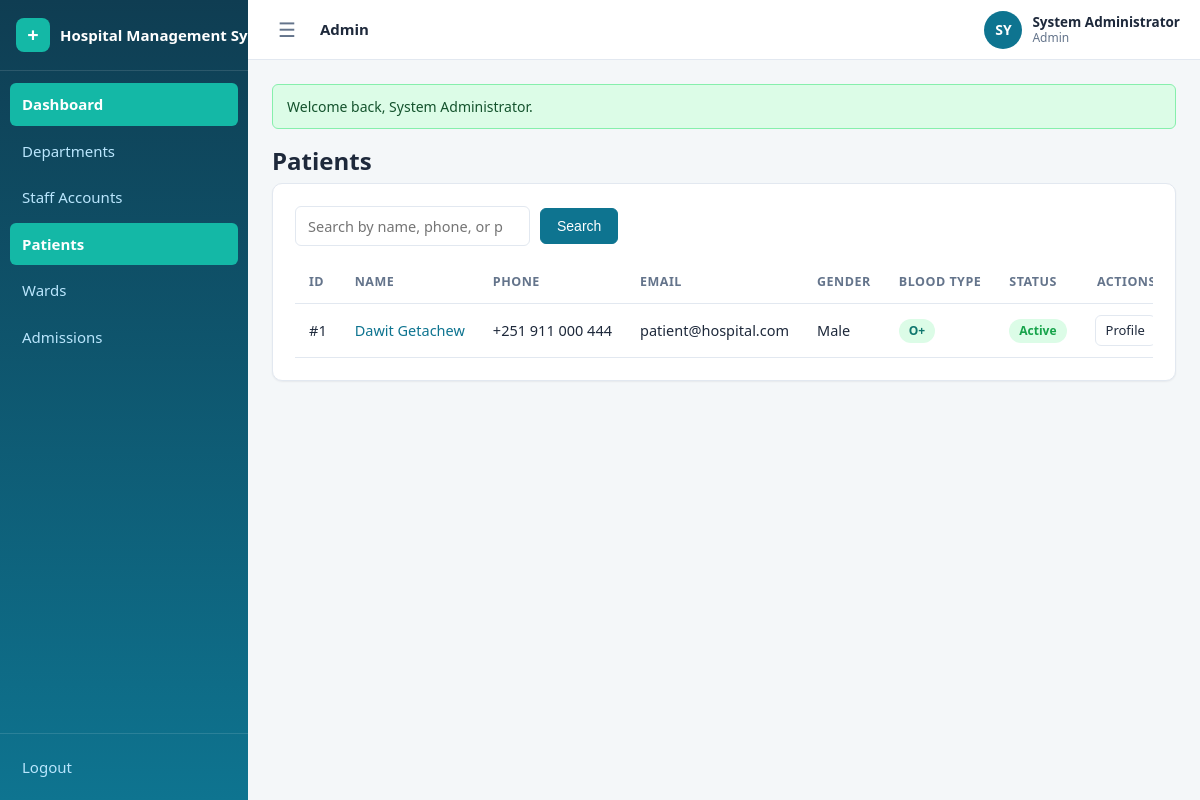
Screenshot of /admin/patients (signed in) with the database file from the repository.
### tables this page shows
CREATE TABLE IF NOT EXISTS patients (
    id                      INT UNSIGNED AUTO_INCREMENT PRIMARY KEY,
    user_id                 INT UNSIGNED NOT NULL,
    date_of_birth           DATE DEFAULT NULL,
    gender                  ENUM('male','female','other') DEFAULT NULL,
    address                 VARCHAR(255) DEFAULT NULL,
    emergency_contact_name  VARCHAR(100) DEFAULT NULL,
    emergency_contact_phone VARCHAR(30)  DEFAULT NULL,
    blood_type              ENUM('A+','A-','B+','B-','AB+','AB-','O+','O-') DEFAULT NULL,
    allergies               TEXT DEFAULT NULL,
    created_at              TIMESTAMP NOT NULL DEFAULT CURRENT_TIMESTAMP,
    UNIQUE KEY uq_patients_user (user_id),
    CONSTRAINT fk_patients_user FOREIGN KEY (user_id) REFERENCES users(id) ON DELETE CASCADE
);

CREATE TABLE IF NOT EXISTS users (
    id             INT UNSIGNED AUTO_INCREMENT PRIMARY KEY,
    role           ENUM('admin','doctor','receptionist','patient','nurse','pharmacist','lab_technician') NOT NULL,
    name           VARCHAR(100) NOT NULL,
    email          VARCHAR(150) NOT NULL,
    password       VARCHAR(255) NOT NULL,
    phone          VARCHAR(30)  DEFAULT NULL,
    photo          VARCHAR(255) DEFAULT NULL,
    status         ENUM('active','inactive') NOT NULL DEFAULT 'active',
    last_login_at  DATETIME DEFAULT NULL,
    created_at     TIMESTAMP NOT NULL DEFAULT CURRENT_TIMESTAMP,
    updated_at     TIMESTAMP NOT NULL DEFAULT CURRENT_TIMESTAMP ON UPDATE CURRENT_TIMESTAMP,
    UNIQUE KEY uq_users_email (email)
);

### config/helpers.php (called while the page is built, shortened)
<?php
function e($value): string
{
    return htmlspecialchars((string) $value, ENT_QUOTES, 'UTF-8');
}
function url(string $path = ''): string
{
    return BASE_URL . '/' . ltrim($path, '/');
}
function render_partial(string $view, array $data = []): string
{
    extract($data, EXTR_SKIP);
    require APP_ROOT . '/views/' . $view . '.php';
    return ob_get_clean();
}
function view(string $view, array $data = [], string $layout = 'app'): void
{
    $content = render_partial($view, $data);
}

### controllers/PatientController.php (called while the page is built, shortened)
<?php
class PatientController
{
    public function index(): void
    {
        $user   = require_role('admin', 'receptionist');
        $q      = trim($_GET['q'] ?? '');
        $patients = Patient::search($q);
        view('patients/index', [
            'patients' => $patients,
            'q'        => $q,
            'isAdmin'  => $user['role'] === 'admin',
            'roleHome' => $user['role'] === 'receptionist' ? '/receptionist' : '/admin',
        ]);
    }
}

### public/index.php (called while the page is built, shortened)
<?php
require_once __DIR__ . '/../config/config.php';
$method = $_SERVER['REQUEST_METHOD'];
$path   = '/' . trim($_GET['url'] ?? '', '/');
if ($path !== '/') {
    $path = rtrim($path, '/');
}
[$controllerClass, $action, $params] = dispatch($routes, $method, $path);
$controller = new $controllerClass();
call_user_func_array([$controller, $action], [$params]);
function dispatch(array $routes, string $method, string $path): array
{
    foreach ($routes[$method] ?? [] as $pattern => $handler) {
        $params = match_route($pattern, $path);
        if ($params !== null) {
            return [$handler[0], $handler[1], $params];
        }
    }
    exit;
}
function match_route(string $pattern, string $path): ?array
{
    $patternParts = explode('/', trim($pattern, '/'));
    $pathParts    = $path === '/' ? [''] : explode('/', trim($path, '/'));
    if (count($patternParts) !== count($pathParts)) {
        return null;
    }
    $params = [];
    return $params;
}

### config/config.php (called while the page is built, shortened)
<?php
spl_autoload_register(function (string $class): void {
    foreach (['controllers', 'models'] as $dir) {
        $file = APP_ROOT . '/' . $dir . '/' . $class . '.php';
        if (is_file($file)) {
            return;
        }
    }
});
require_once APP_ROOT . '/config/database.php';
function db(): PDO
{
    return Database::getInstance();
}
require_once APP_ROOT . '/config/helpers.php';

### config/database.php (called while the page is built, shortened)
<?php
final class Database
{
    private static ?PDO $instance = null;
    public static function getInstance(): PDO
    {
        if (self::$instance === null) {
            $dsn = 'mysql:host=' . DB_HOST . ';port=' . DB_PORT . ';dbname=' . DB_NAME . ';charset=' . DB_CHARSET;
            try {
                self::$instance = new PDO($dsn, DB_USER, DB_PASS, [
                    PDO::ATTR_ERRMODE            => PDO::ERRMODE_EXCEPTION,
                    PDO::ATTR_DEFAULT_FETCH_MODE => PDO::FETCH_ASSOC,
                    PDO::ATTR_EMULATE_PREPARES   => false,
                ]);
            } catch (PDOException $e) {
                die('Database connection failed: ' . e($e->getMessage()));
            }
        }
        return self::$instance;
    }
}

### models/Patient.php (called while the page is built, shortened)
<?php
class Patient
{
    public static function search(string $term = ''): array
    {
        $term = trim($term);
        $stmt = db()->prepare(
            'SELECT p.id, p.gender, p.blood_type, p.created_at AS profile_created_at,
                    u.name, u.email, u.phone, u.status, u.created_at AS account_created_at
             FROM patients p
             JOIN users u ON u.id = p.user_id
             WHERE (:term = "") OR p.id = :num OR u.name LIKE :like OR u.phone LIKE :like2
             ORDER BY u.name'
        );
        $stmt->execute([
            ':term'  => $term,
            ':num'   => (int) $term !== 0 ? (int) $term : -1,
            ':like'  => '%' . $term . '%',
            ':like2' => '%' . $term . '%',
        ]);
        return $stmt->fetchAll();
    }
}

### views/patients/index.php (the view, shortened to what this page needs)
<div class="row">
    <h1 class="page-title grow">Patients</h1>
</div>
<div class="card">
    <form class="form-inline" method="get" action="<?= url('/' . ($isAdmin ? 'admin' : 'receptionist') . '/patients') ?>">
        <div class="grow">
            <input type="search" name="q" value="<?= e($q) ?>"
                   placeholder="Search by name, phone, or patient ID…">
        </div>
        <button class="btn btn-primary" type="submit">Search</button>
    </form>
    <?php if ($patients): ?>
        <div class="table-wrap">
            <table class="table">
                <thead>
                    <tr>
                        <th>ID</th>
                        <th>Name</th>
                        <th>Phone</th>
                        <th>Email</th>
                        <th>Gender</th>
                        <th>Blood type</th>
                        <th>Status</th>
                        <th class="text-right">Actions</th>
                    </tr>
                </thead>
                <tbody>
                    <?php foreach ($patients as $p): ?>
                        <tr>
                            <td>#<?= (int) $p['id'] ?></td>
                            <td><a href="<?= url('/' . ($isAdmin ? 'admin' : 'receptionist') . '/patients/' . (int) $p['id'] . '/profile') ?>"><?= e($p['name']) ?></a></td>
                            <td><?= e($p['phone'] ?: '—') ?></td>
                            <td><?= e($p['email']) ?></td>
                            <td><?= e(ucfirst((string) $p['gender'])) ?></td>
                            <td><span class="badge badge-approved"><?= e($p['blood_type'] ?: '—') ?></span></td>
                            <td><span class="badge badge-<?= e($p['status']) ?>"><?= e($p['status']) ?></span></td>
                            <td class="text-right">
                                <a class="btn btn-sm" href="<?= url('/' . ($isAdmin ? 'admin' : 'receptionist') . '/patients/' . (int) $p['id'] . '/profile') ?>">Profile</a>
                            </td>
                        </tr>
                    <?php endforeach; ?>
                </tbody>
            </table>
        </div>
    <?php else: ?>
        <p class="empty-state">No patients found<?= $q !== '' ? ' for "' . e($q) . '"' : '' ?>.</p>
    <?php endif; ?>
</div>

### public/assets/css/style.css (style rules this page uses)
:root { --primary: #0e7490; --primary-dark: #155e75; --primary-soft: #ecfeff; --teal: #14b8a6; --teal-dark: #0f766e; --bg: #f4f7f9; --surface: #ffffff; --border: #e2e8f0; --text: #1e293b; --text-muted: #64748b; --ok: #16a34a; --ok-soft: #dcfce7; --warn: #b45309; --warn-soft: #fef3c7; --danger: #dc2626; --danger-soft: #fee2e2; --info: #0369a1; --info-soft: #dbeafe; --radius: 10px; --radius-sm: 6px; --shadow-sm: 0 1px 2px rgba(15, 23, 42, .06); --shadow-md: 0 10px 24px rgba(15, 23, 42, .10); --font: 'Segoe UI', system-ui, -apple-system, sans-serif; --sidebar-w: 248px; --sidebar-coll: 76px; --header-h: 60px; }
* { box-sizing: border-box; }
html, body { margin: 0; padding: 0; font-family: var(--font); color: var(--text); background: var(--bg); font-size: 15px; line-height: 1.5; }
a { color: var(--primary); text-decoration: none; }
.app { display: flex; min-height: 100vh; }
.page-title { font-size: 24px; margin: 0 0 4px; }
.card { background: var(--surface); border: 1px solid var(--border); border-radius: var(--radius); box-shadow: var(--shadow-sm); padding: 22px; }
.btn { display: inline-flex; align-items: center; justify-content: center; gap: 6px; padding: 9px 16px; border-radius: var(--radius-sm); border: 1px solid var(--border); background: var(--surface); color: var(--text); font-size: 14px; font-weight: 500; cursor: pointer; transition: background .15s, border-color .15s, box-shadow .15s; }
.btn-primary { background: var(--primary); border-color: var(--primary); color: #fff; }
.btn-sm { padding: 5px 10px; font-size: 13px; }
input[type="text"], input[type="email"], input[type="password"], input[type="date"], input[type="time"], input[type="tel"], input[type="search"], input[type="number"], select, textarea { width: 100%; padding: 9px 12px; border: 1px solid var(--border); border-radius: var(--radius-sm); font-size: 14.5px; font-family: var(--font); color: var(--text); background: var(--surface); transition: border-color .15s, box-shadow .15s; }
.form-inline { display: flex; gap: 10px; align-items: center; flex-wrap: wrap; }
.badge { display: inline-block; padding: 3px 10px; border-radius: 999px; font-size: 12px; font-weight: 600; text-transform: capitalize; }
.badge-approved { background: var(--ok-soft); color: var(--teal-dark); }
.badge-active { background: var(--ok-soft); color: var(--ok); }
.table-wrap { overflow-x: auto; margin-top: 16px; }
.table { width: 100%; border-collapse: collapse; font-size: 14.5px; }
.table th, .table td { text-align: left; padding: 11px 14px; border-bottom: 1px solid var(--border); white-space: nowrap; }
.table th { font-size: 12.5px; text-transform: uppercase; letter-spacing: .04em; color: var(--text-muted); }
th.text-right, td.text-right { text-align: right; }
.row { display: flex; gap: 14px; align-items: center; flex-wrap: wrap; }
.row .grow { flex: 1; }

### rows the page displays
patients: id "1", user.name "Dawit Getachew", user.phone "+251 911 000 444", user.email "patient@hospital.com", gender "Male", blood_type "O+", user.status "Active"

### other values shown
APP_NAME "Hospital Management…"
$label "Dashboard"
$label "Departments"
$label "Staff Accounts"
$label "Patients"
$label "Wards"
$label "Admissions"
$roleLabel "Admin"
$initials "SY"
$user['name'] "System Administrator"
$flash['message'] "Welcome back, System Administrator."
